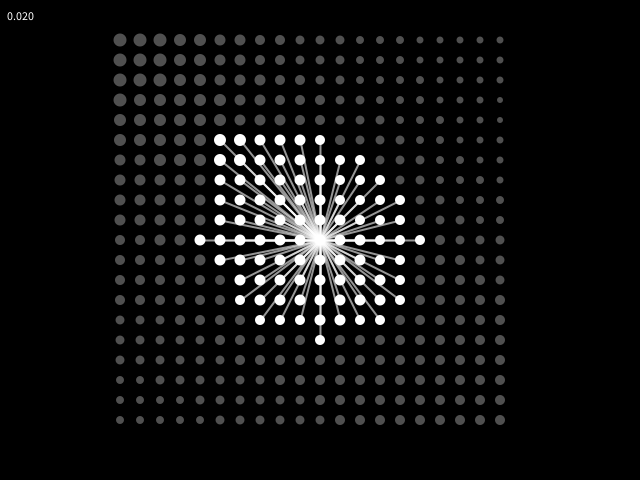
Frame 1 (no input)
Frame 60 (the mouse pressed at the canvas centre just before this capture): identical to frame 1, image omitted
Frame 120 (the mouse held since frame 60 and released just before this capture): identical to frame 1, image omitted

The Processing sketch that drew this single still picture (run headless with seeded random() and noise(); from frame 60 on, the mouse is pressed at the canvas centre):

// Processing sketch: noise
// ── noise.pde
int nx;
int ny;
int gap;
int r;
int initr;
float noiseScale;
int offx;
int offy;

void setup() {
  size(640, 480);
  seedNoise();
  nx = 20;
  ny = nx;
  gap = 10;
  initr = 10;
  r = initr;
  noiseScale = 0.02;
  offx = width/2-(nx*(initr+gap)/2);
  offy = height/2-(ny*(initr+gap)/2);
  
  mouseX = width/2;
  mouseY = height/2;
}

void draw() {
  clear();
  background(0, 0, 0);
  fill(80, 80, 80);
  noStroke();
  pushMatrix();
  translate(offx, offy);
  for(int x = 0; x < nx; x++) {
    for(int y = 0; y < ny; y++) {
      r = int(noise(x*noiseScale, y*noiseScale)*20);
      noStroke();

      if(dist(mouseX, mouseY, x*(initr+gap)+offx,
        y*(initr+gap)+offy) <= r*r) {
        fill(255, 255, 255);
      } else {
        fill(80, 80, 80);
      }
      ellipse(x*(initr+gap), y*(initr+gap), r, r);
    }
  }
  for(int x = 0; x < nx; x++) {
    for(int y = 0; y < ny; y++) {
      r = int(noise(x*noiseScale, y*noiseScale)*20);
      stroke(255, 255, 255, 150);
      strokeWeight(2);
      if(dist(mouseX, mouseY, x*(initr+gap)+offx,
        y*(initr+gap)+offy) <= r*r) {
        line(x*(initr+gap), y*(initr+gap), mouseX-offx, mouseY-offy);
      }
    }
  }
  popMatrix();
  
  fill(255, 255, 255);
  text(noiseScale, 5, 20);
}

private void seedNoise() {
  noiseSeed(int(random(0, 100)));
}

void keyPressed() {
  if(key == 'r') {
    seedNoise();
  }
}

void mouseWheel(MouseEvent e) {
  float x = noiseScale-e.getCount()*0.01;
  if(x > 0.0 && x < 2.0) {
    noiseScale = x;
  }
  //if(keyPressed == true && keyCode == CONTROL) {
  //  gap -= e.getCount();
  //  offx = width/2-(nx*(initr+gap)/2);
  //  offy = height/2-(ny*(initr+gap)/2);
  //}
}
